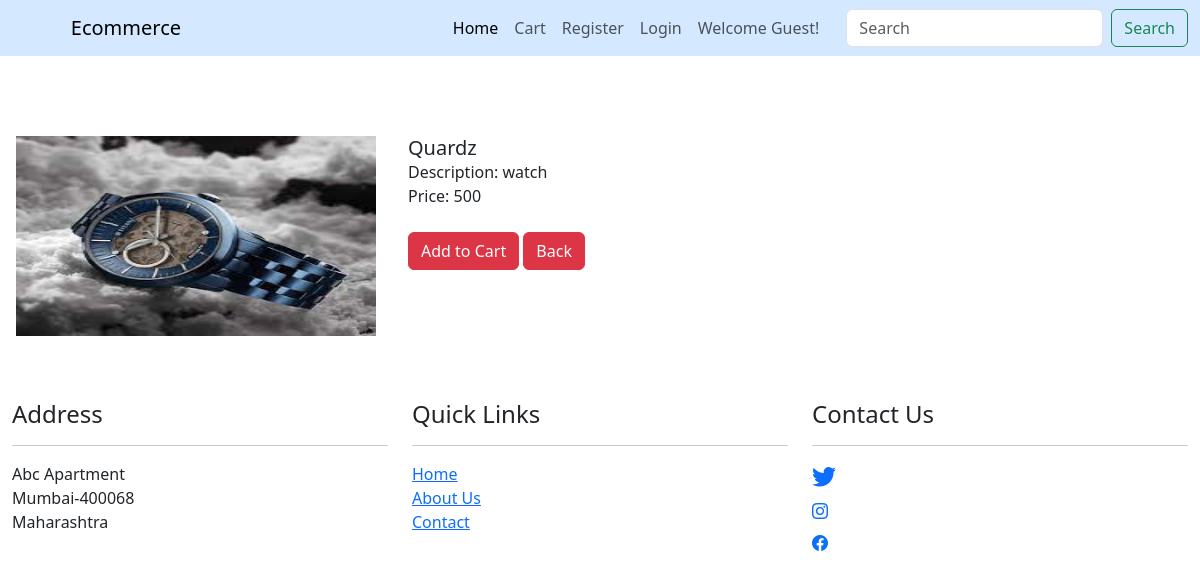
The page /details/1 on the database its author committed.
### EcomApp/models.py (models this page shows)
class Product(models.Model):
    product_id = models.IntegerField(primary_key = True)
    product_name = models.CharField(max_length = 55)
    desc = models.CharField(max_length = 255)
    type = (("Mobile","mobile"),("watch","watch"),("laptop","laptop"))
    category = models.CharField(max_length = 255,choices= type)
    price = models.IntegerField()
    image = models.ImageField(upload_to="pics")
    prod= CustomManager()
    objects = models.Manager()

### EcomApp/views.py (the view)
# urls.py: path('details/<int:pid>', views.details, name='details'),
def details(req,pid):
    products = Product.objects.get(product_id = pid)
    context = {'products':products}
    return render(req,"details.html",context)

### EcomApp/templates/details.html (shortened to what this page needs)
{%extends 'base.html'%}
{% block body%}
<div class="row">
    <div class="col-md-4 mt-3 p-3">
        <img src="{{products.image.url}}" class="card-img-top" alt="..." style="width: 100%; height: 200px;">
    </div>
    <div class="col-md-8 mt-3 p-3">
        <div class="card-body">
            <h5 class="card-title">{{products.product_name}}</h5>
            <p class="card-text">Description: {{products.desc}}<br>
            Price: {{products.price}}</p>
          </div>
        <br>
        <a href="/addCart/{{products.product_id}}"><button type="submit" class="btn btn-danger">Add to Cart</button></a>
        <a href="/"><button type="submit" class="btn btn-danger">Back</button></a>
    </div>
</div>
{% endblock %}

### rows shown on the page
Product: image (picture), product_name "Quardz", desc "watch", price "500"
